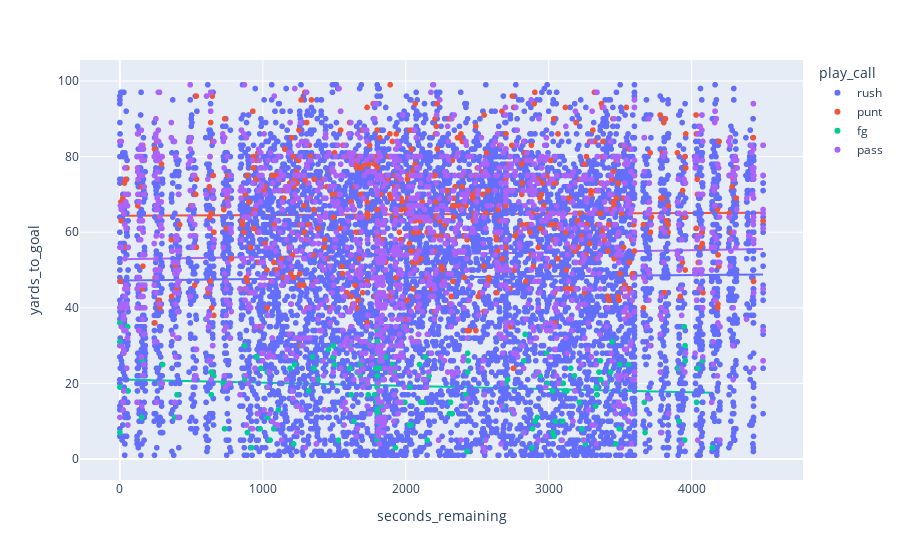

Write notebook code for a chart like this one.
### Code cell
fig = px.scatter(
    plays,
    x='seconds_remaining',
    y='yards_to_goal',
    color='play_call',
    trendline='ols'
)
fig.show()

### Figure 1 — Plotly figure (JSON) as saved in the notebook; plotly's stock layout.template omitted (floating-point values rounded to 4 significant figures; data arrays with more than 128 entries replaced by an {"elided": "..."} marker saying what was removed)
{"data": [{"hovertemplate": "play_call=rush<br>seconds_remaining=%{x}<br>yards_to_goal=%{y}<extra></extra>", "legendgroup": "rush", "marker": {"color": "#636efa", "symbol": "circle"}, "mode": "markers", "name": "rush", "showlegend": true, "type": "scattergl", "x": {"elided": "8094 int values"}, "xaxis": "x", "y": {"elided": "8094 int values"}, "yaxis": "y"}, {"hovertemplate": "<b>OLS trendline</b><br>yards_to_goal = 0.000350653 * seconds_remaining + 47.2442<br>R<sup>2</sup>=0.000255<br><br>play_call=rush<br>seconds_remaining=%{x}<br>yards_to_goal=%{y} <b>(trend)</b><extra></extra>", "legendgroup": "rush", "marker": {"color": "#636efa", "symbol": "circle"}, "mode": "lines", "name": "rush", "showlegend": false, "type": "scatter", "x": {"elided": "8094 int values"}, "xaxis": "x", "y": {"elided": "8094 float values"}, "yaxis": "y"}, {"hovertemplate": "play_call=punt<br>seconds_remaining=%{x}<br>yards_to_goal=%{y}<extra></extra>", "legendgroup": "punt", "marker": {"color": "#EF553B", "symbol": "circle"}, "mode": "markers", "name": "punt", "showlegend": true, "type": "scattergl", "x": {"elided": "652 int values"}, "xaxis": "x", "y": {"elided": "652 int values"}, "yaxis": "y"}, {"hovertemplate": "<b>OLS trendline</b><br>yards_to_goal = 0.00018067 * seconds_remaining + 64.3596<br>R<sup>2</sup>=0.000174<br><br>play_call=punt<br>seconds_remaining=%{x}<br>yards_to_goal=%{y} <b>(trend)</b><extra></extra>", "legendgroup": "punt", "marker": {"color": "#EF553B", "symbol": "circle"}, "mode": "lines", "name": "punt", "showlegend": false, "type": "scatter", "x": {"elided": "652 int values"}, "xaxis": "x", "y": {"elided": "652 float values"}, "yaxis": "y"}, {"hovertemplate": "play_call=fg<br>seconds_remaining=%{x}<br>yards_to_goal=%{y}<extra></extra>", "legendgroup": "fg", "marker": {"color": "#00cc96", "symbol": "circle"}, "mode": "markers", "name": "fg", "showlegend": true, "type": "scattergl", "x": {"elided": "222 int values"}, "xaxis": "x", "y": {"elided": "222 int values"}, "yaxis": "y"}, {"hovertemplate": "<b>OLS trendline</b><br>yards_to_goal = -0.000833523 * seconds_remaining + 21.0142<br>R<sup>2</sup>=0.009147<br><br>play_call=fg<br>seconds_remaining=%{x}<br>yards_to_goal=%{y} <b>(trend)</b><extra></extra>", "legendgroup": "fg", "marker": {"color": "#00cc96", "symbol": "circle"}, "mode": "lines", "name": "fg", "showlegend": false, "type": "scatter", "x": {"elided": "222 int values"}, "xaxis": "x", "y": {"elided": "222 float values"}, "yaxis": "y"}, {"hovertemplate": "play_call=pass<br>seconds_remaining=%{x}<br>yards_to_goal=%{y}<extra></extra>", "legendgroup": "pass", "marker": {"color": "#ab63fa", "symbol": "circle"}, "mode": "markers", "name": "pass", "showlegend": true, "type": "scattergl", "x": {"elided": "1674 int values"}, "xaxis": "x", "y": {"elided": "1674 int values"}, "yaxis": "y"}, {"hovertemplate": "<b>OLS trendline</b><br>yards_to_goal = 0.00059428 * seconds_remaining + 52.848<br>R<sup>2</sup>=0.001011<br><br>play_call=pass<br>seconds_remaining=%{x}<br>yards_to_goal=%{y} <b>(trend)</b><extra></extra>", "legendgroup": "pass", "marker": {"color": "#ab63fa", "symbol": "circle"}, "mode": "lines", "name": "pass", "showlegend": false, "type": "scatter", "x": {"elided": "1674 int values"}, "xaxis": "x", "y": {"elided": "1674 float values"}, "yaxis": "y"}], "layout": {"legend": {"title": {"text": "play_call"}, "tracegroupgap": 0}, "margin": {"t": 60}, "xaxis": {"anchor": "y", "domain": [0, 1], "title": {"text": "seconds_remaining"}}, "yaxis": {"anchor": "x", "domain": [0, 1], "title": {"text": "yards_to_goal"}}}}
